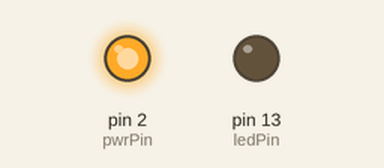
Simulated run of this sketch. Board: Arduino Uno, built with avr-gcc and run on an emulated ATmega328P. Shown: output pins drawn as LEDs (lit = HIGH).

Above: at 10.4 s.
Timing chart, 0 to 11.9 s (numbered marks = the images above):
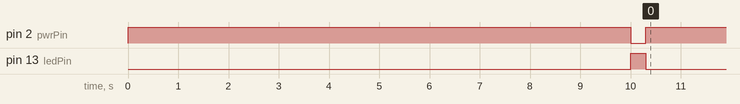

The sketch:

PwrOnServer.ino
```cpp
/*
 * Keith Nason
 * Power on server
 * 7/13/16
 * - Power on server when power returns after outage
 *
 */

#define hold 300     // Hold time for switch/pin
#define wait 10000    // Wait time before attempting to power on


// pwrPin connected to switch, ledPin as indicator of when active
#define pwrPin 2       // Pin 2 connected as switch
#define ledPin 13

void setup() {


digitalWrite(pwrPin, HIGH);
digitalWrite(ledPin, LOW);        // Set the initial state of the pins before pinMode, prevent triggering power up before ready

pinMode(pwrPin, OUTPUT);
pinMode(ledPin, OUTPUT);

delay(wait);

digitalWrite(pwrPin, LOW);
digitalWrite(ledPin, HIGH);        // Power on server, pull mobo PWR pin low

delay(hold);

digitalWrite(pwrPin, HIGH);
digitalWrite(ledPin, LOW);        // Pull PWR pin high
}


void loop(){
  //Needed for compile, server power already set during setup
}
```
